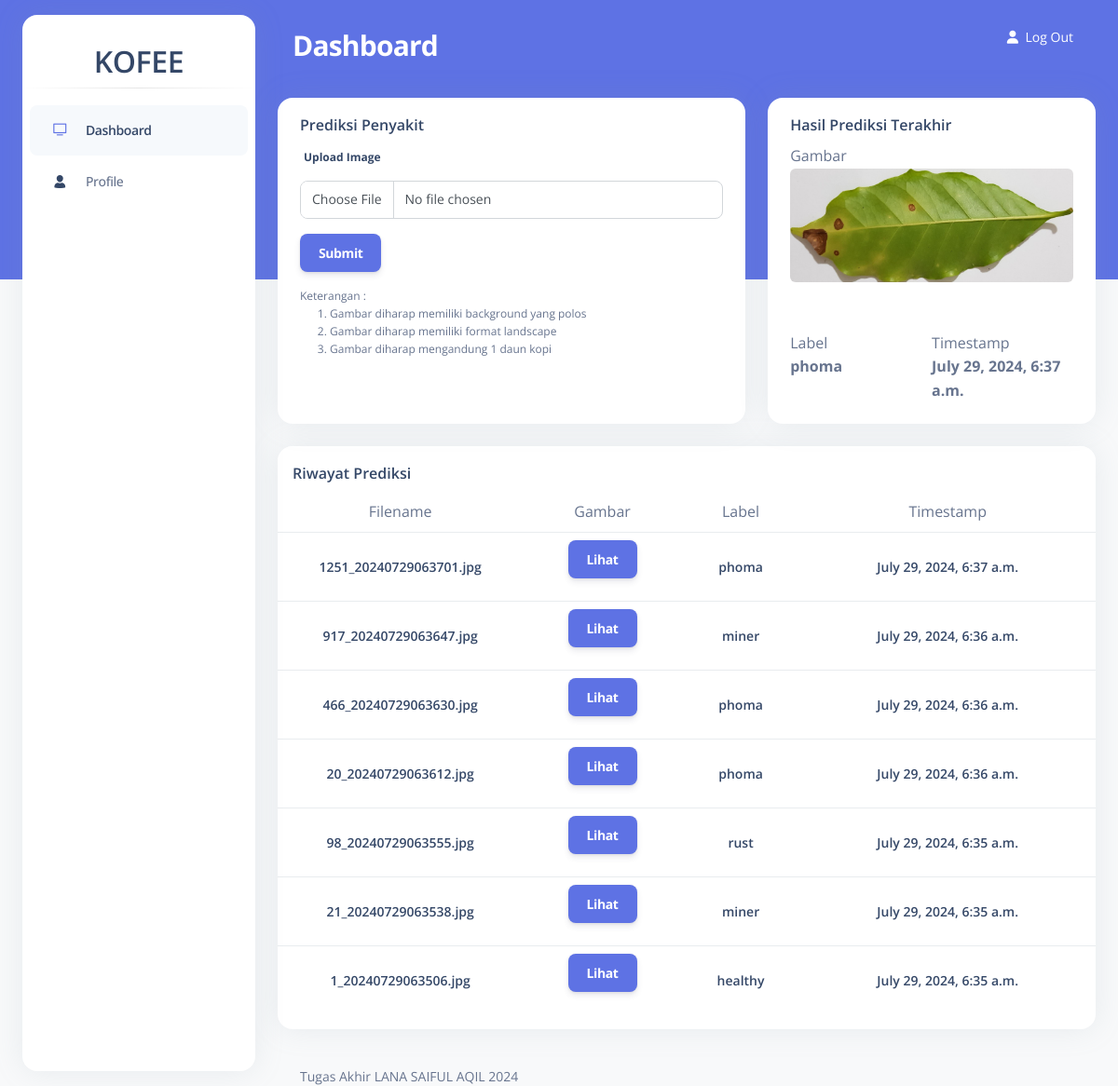
The app's page / (signed in) with its own data.
### WebClient/models.py (models this page shows, shortened)
class History(models.Model):
    userid = models.ForeignKey(settings.AUTH_USER_MODEL, on_delete=models.CASCADE, default=1)
    filename = models.CharField(max_length=255, default="")
    image = models.ImageField(upload_to=imageuploadfilename)
    timestamp = models.DateTimeField(auto_now_add=True)
    label = models.CharField(max_length=255, default="")

### WebClient/views.py (the view, shortened to what this page needs)
# urls.py: 2. Add a URL to urlpatterns:  path('', views.home, name='home')
@login_required
def home(request):
    if request.method == 'GET':
        context = {'title': 'Dashboard | Kofee'}
        if request.session.get('last_history', False):
            context['last_history'] = request.session['last_history']
        template = 'dashboard/dashboard.html'
        histories = History.objects.filter(userid=request.user).order_by('-timestamp')
        for history in histories:
            history.image = settings.MEDIA_URL + str(history.image)
        context['histories'] = histories
        context['last_history'] =  histories.first()
        return render(request,
                      template,
                      context)

### WebClient/templates/dashboard/dashboard.html (shortened to what this page needs)
{% extends 'dashboard/base_dashboard.html' %}
{% block content %}
<div class="container-fluid py-4">
  <div class="row">
    <div class="col-lg-7 mb-lg-0 mb-4">
      <div class="card z-index-2 h-100">
        <div class="card-header pb-0 pt-3 bg-transparent">
          <h6 class="text-capitalize">Prediksi Penyakit</h6>
        </div>
        <div class="card-body py-0">
          <form method="POST" action="" enctype="multipart/form-data">
            <div class="form-group">
                <label for="image">Upload Image</label>
                <input name="image" type="file" class="form-control my-2" id="inputImage">
            </div>
            <button type="submit" class="btn btn-primary">Submit</button>
          </form>
          <div style="font-size: 12px; margin-top: auto;">
            Keterangan :
            <ol>
              <li>Gambar diharap memiliki background yang polos</li>
              <li>Gambar diharap memiliki format landscape</li>
              <li>Gambar diharap mengandung 1 daun kopi</li>
            </ol>
          </div>
        </div>
      </div>
    </div>
    <div class="col-lg-5 mb-lg-0 mb-4">
      <div class="card z-index-2 h-100">
        <div class="card-header pb-0 pt-3 bg-transparent">
          <h6 class="text-capitalize">Hasil Prediksi Terakhir</h6>
        </div>
        <div class="card-body py-0" style="height: 300px!important;">
          <div style="height: 200px;">
            <div style="display: flex; flex-direction: column; height: 100%;">
              <div>Gambar</div>
              <div style="height: inherit; width: auto;">
                {% if last_history %}
                <img src='{{last_history.image}}' class="rounded" style="max-height: 100%; max-width: 100%;">
                {% else %}
                Belum ada prediksi
                {% endif %}
              </div>
            </div>
          </div>
          <div style="height: 100px; display: flex;">
            <div style="width: 50%;">
              <p class="mb-0">Label</p>
              {% if last_history %}
              <b>{{last_history.label}}</b>
              {% else %}
              <b>Belum ada prediksi</b>
              {% endif %}
            </div>
            <div style="width: 50%;">
              <p class="mb-0">Timestamp</p>
              {% if last_history %}
              <b>{{last_history.timestamp}}</b>
              {% else %}
              <b>Belum ada prediksi</b>
              {% endif %}
            </div>
          </div>
        </div>
      </div>
    </div>
  </div>
  <div class="row mt-4">
    <div class="col-12 mb-lg-0 mb-4">
      <div class="card ">
        <div class="card-header pb-0 p-3">
          <div class="d-flex justify-content-between">
            <h6 class="mb-2">Riwayat Prediksi</h6>
          </div>
        </div>
        <div class="table-responsive">
          <table class="table align-items-center ">
            <tbody>
              <tr>
                <td class="text-center">Filename</td>
                <td class="text-center">Gambar</td>
                <td class="text-center">Label</td>
                <td class="text-center">Timestamp</td>
              </tr>
              {% for history in histories %}
              <tr>
                <td class="w-30">
                  <div class="px-2 py-1">
                    <h6 class="text-sm text-center mb-0">{{history.filename}}</h6>
                  </div>
                </td>
                <td>
                  <div class="text-center">
                    <button type="button" class="btn btn-primary" data-bs-toggle="modal" data-bs-target="#modalhistory{{forloop.counter}}">
                      Lihat
                    </button>
                  </div>
                </td>
                <td>
                  <div class="text-center">
                    <h6 class="text-sm mb-0">{{history.label}}</h6>
                  </div>
                </td>
                <td class="align-middle text-sm">
                  <div class="col text-center">
                    <h6 class="text-sm mb-0">{{history.timestamp}}</h6>
                  </div>
                </td>
              </tr>
              {% endfor %}
            </tbody>
          </table>
        </div>
      </div>
    </div>
  </div>
</div>
{% endblock %}

### WebClient/templates/dashboard/base_dashboard.html (shortened to what this page needs)
<!DOCTYPE html>
<html lang="en">
<head>
  {% load static %}
  <link href='{% static "assets/css/nucleo-icons.css" %}' rel="stylesheet" />
  <link href='{% static "assets/css/nucleo-svg.css" %}' rel="stylesheet" />
  <link href='{% static "assets/css/nucleo-svg.css" %}' rel="stylesheet" />
  <link id="pagestyle" href='{% static "assets/css/argon-dashboard.css" %}' rel="stylesheet" />
</head>
<body class="g-sidenav-show bg-gray-100">
  <aside class="sidenav bg-white navbar navbar-vertical navbar-expand-xs border-0 border-radius-xl my-3 fixed-start ms-4 " id="sidenav-main">
    <div class="sidenav-header">
      <a class="navbar-brand m-0 text-center" href=" https://demos.creative-tim.com/argon-dashboard/pages/dashboard.html " target="_blank">
        <span class="font-weight-bold" style="font-size: 32px;">KOFEE</span>
      </a>
    </div>
    <hr class="horizontal dark mt-0">
    <div class="collapse navbar-collapse  w-auto " id="sidenav-collapse-main">
      <ul class="navbar-nav">
        <li class="nav-item">
          <a class="nav-link active" href="#">
            <div class="icon icon-shape icon-sm border-radius-md text-center me-2 d-flex align-items-center justify-content-center">
              <i class="ni ni-tv-2 text-primary text-sm opacity-10"></i>
            </div>
            <span class="nav-link-text ms-1">Dashboard</span>
          </a>
        </li>
        <li class="nav-item">
          <a class="nav-link " href="#">
            <div class="icon icon-shape icon-sm border-radius-md text-center me-2 d-flex align-items-center justify-content-center">
              <i class="ni ni-single-02 text-dark text-sm opacity-10"></i>
            </div>
            <span class="nav-link-text ms-1">Profile</span>
          </a>
        </li>
      </ul>
    </div>
  </aside>
  <main class="main-content position-relative border-radius-lg ">
    <nav class="navbar navbar-main navbar-expand-lg px-0 mx-4 shadow-none border-radius-xl " id="navbarBlur" data-scroll="false">
      <div class="container-fluid py-1 px-3">
        <nav aria-label="breadcrumb">
          <h3 class="font-weight-bolder text-white mb-0 mt-3">Dashboard</h3>
        </nav>
        <div class="collapse navbar-collapse mt-sm-0 mt-2 me-md-0 me-sm-4 justify-content-end" id="navbar">
          <ul class="navbar-nav  justify-content-end">
            <li class="nav-item d-flex align-items-center">
              <form action="{% url 'logout' %}" method="post" class="d-inline-block nav-link">
                <button type="submit" class="border-0 text-white p-0" style="background-color: transparent;">
                  <i class="fa fa-user me-sm-1"></i>
                  Log Out
                </button>
              </form>
            </li>
          </ul>
        </div>
      </div>
    </nav>
    {% block content %}
    {% endblock %}
    <div class="container-fluid">
        <footer class="footer pt-3  ">
            <div class="container-fluid">
              <div class="row align-items-center justify-content-lg-between">
                <div class="col-lg-6 mb-lg-0 mb-4">
                  <div class="copyright text-center text-sm text-muted text-lg-start">
                    Tugas Akhir LANA SAIFUL AQIL 2024
                  </div>
                </div>
              </div>
            </div>
          </footer>
    </div>
  </main>
</body>
</html>

### WebClient/static/assets/css/nucleo-svg.css (style rules this page uses)
.icon { display: inline-block; color: #111111; height: 1em; width: 1em; }
.icon-sm { height: 0.8em; width: 0.8em; }
.icon { fill: currentColor; stroke: none; }

### records on screen
History: image (picture), label "phoma", timestamp "July 29, 2024, 6:37 a.m.", filename "1251_20240729063701.jpg"
History: filename "917_20240729063647.jpg", label "miner", timestamp "July 29, 2024, 6:36 a.m."
History: filename "466_20240729063630.jpg", label "phoma", timestamp "July 29, 2024, 6:36 a.m."
History: filename "20_20240729063612.jpg", label "phoma", timestamp "July 29, 2024, 6:36 a.m."
History: filename "98_20240729063555.jpg", label "rust", timestamp "July 29, 2024, 6:35 a.m."
History: filename "21_20240729063538.jpg", label "miner", timestamp "July 29, 2024, 6:35 a.m."
History: filename "1_20240729063506.jpg", label "healthy", timestamp "July 29, 2024, 6:35 a.m."
